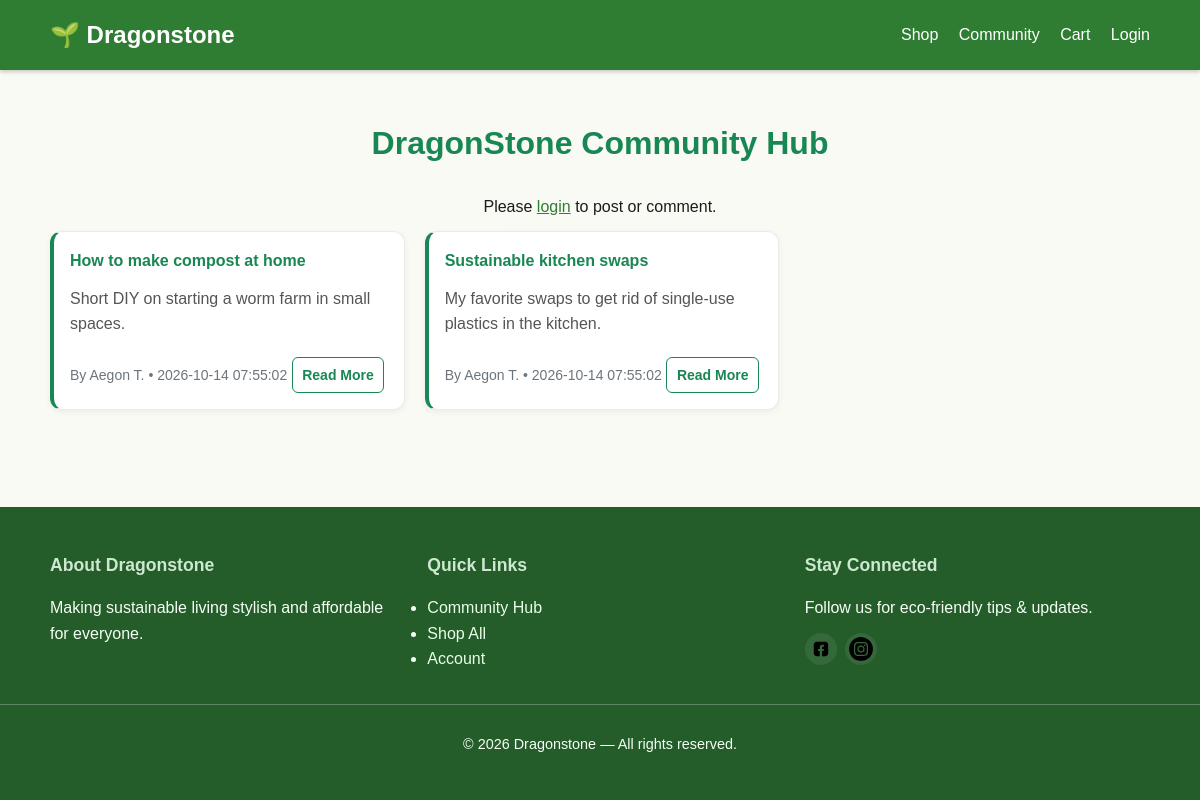
The page /community.php on the database its author committed.
### tables this page shows
CREATE TABLE community_posts (
                                 post_id INT AUTO_INCREMENT PRIMARY KEY,
                                 user_id INT NOT NULL,
                                 title VARCHAR(255) NOT NULL,
                                 body TEXT NOT NULL,
                                 created_at DATETIME DEFAULT CURRENT_TIMESTAMP,
                                 points_awarded INT DEFAULT 0,
                                 FOREIGN KEY (user_id) REFERENCES users(user_id) ON DELETE CASCADE
);

CREATE TABLE users (
                       user_id INT AUTO_INCREMENT PRIMARY KEY,
                       name VARCHAR(150) NOT NULL,
                       email VARCHAR(255) NOT NULL UNIQUE,
                       password_hash VARCHAR(255) NOT NULL,
                       role_key VARCHAR(32) NOT NULL DEFAULT 'customer',
                       eco_points INT DEFAULT 0,
                       created_at DATETIME DEFAULT CURRENT_TIMESTAMP,
                       last_login DATETIME DEFAULT NULL,
                       FOREIGN KEY (role_key) REFERENCES roles(role_key)
);

### src/helpers.php (called while the page is built, shortened)
<?php
function h($str) {
    return htmlspecialchars((string)$str, ENT_QUOTES, 'UTF-8');
}
?>

### public/community.php (the view, shortened to what this page needs)
<?php
include(__DIR__ . '/partials/header.php');
$stmt = $pdo->query("SELECT cp.post_id, cp.title, cp.body, cp.created_at, u.name AS user_name
                     FROM community_posts cp
                     JOIN users u ON cp.user_id = u.user_id
                     ORDER BY cp.created_at DESC");
$posts = $stmt->fetchAll(PDO::FETCH_ASSOC);
?>
<main class="community-section container my-5">
    <h1 class="text-center mb-4 text-success">DragonStone Community Hub</h1>
    <?php if(isset($_SESSION['user_id'])): ?>
        <div class="card p-4 mb-5 shadow-sm">
            <h4 class="text-success">Share your eco-friendly idea 🌿</h4>
            <form id="postForm" enctype="multipart/form-data" method="POST" action="<?= APP_URL ?>/src/api/api_community_post.php">
                <input type="text" name="title" placeholder="Post title" class="form-control mb-2" required>
                <textarea name="body" placeholder="Share your tips, DIY projects, or ideas..."
                          class="form-control mb-2" rows="4" required></textarea>
                <input type="hidden" name="csrf_token" value="<?= h(generate_csrf_token()) ?>">
                <button type="submit" class="btn btn-success">Post</button>
            </form>
        </div>
    <?php else: ?>
        <p class="text-center">Please <a href="<?= APP_URL ?>/login.php">login</a> to post or comment.</p>
    <?php endif; ?>
    <div class="row g-4">
        <?php foreach($posts as $row): ?>
            <div class="col-md-4">
                <div class="card shadow-sm h-100">
                    <div class="card-body">
                        <h5 class="card-title text-success"><?= h($row['title']) ?></h5>
                        <p class="card-text"><?= h(mb_strimwidth($row['body'], 0, 120, '…')) ?></p>
                        <small class="text-muted">By <?= h($row['user_name']) ?> • <?= h($row['created_at']) ?></small>
                        <a href="post_detail.php?id=<?= intval($row['post_id']) ?>" class="btn btn-outline-success btn-sm mt-2">Read More</a>
                    </div>
                </div>
            </div>
        <?php endforeach; ?>
    </div>
</main>
<?php include(__DIR__ . '/partials/footer.php'); ?>

### public/assets/css/main.css (style rules this page uses)
:root { --eco-green: #2E7D32; --light-green: #A5D6A7; --dark: #1B1B1B; --cream: #FAFAF5; --accent: #FFB300; --font-main: 'Poppins', sans-serif; }
* { box-sizing: border-box; margin: 0; padding: 0; }
html, body { height: 100%; }
body { font-family: var(--font-main); background-color: var(--cream); color: var(--dark); line-height: 1.6; min-height: 100vh; display: flex; flex-direction: column; }
.container { width: 90%; margin: 0 auto; }
h1, .h1 { font-size: 2rem; margin: 1rem 0; font-weight: 700; }
h5, .h5 { font-size: 1rem; margin: 0.5rem 0; font-weight: 600; }
small { font-size: 0.875rem; }
p { margin: 0.75rem 0; }
a { color: var(--eco-green); }
.container { width: min(1100px, 92%); margin-inline: auto; }
.row { display: flex; flex-wrap: wrap; gap: 1rem; }
.g-4 { gap: 1.25rem; }
@media (min-width: 768px) { .col-md-4 { flex: 0 0 calc(33.333% - 0.75rem); max-width: calc(33.333% - 0.75rem); } }
:root { --sp-0:0; --sp-1:0.25rem; --sp-2:0.5rem; --sp-3:1rem; --sp-4:1.5rem; --sp-5:3rem; }
.mt-2 { margin-top:var(--sp-2) }
.mb-4 { margin-bottom:var(--sp-4) }
.my-5 { margin-top:var(--sp-5);margin-bottom:var(--sp-5) }
.text-center { text-align: center; }
.text-muted { color: #6c757d; }
.text-success { color: #198754; }
.card { background: #fff; border: 1px solid rgba(0,0,0,0.08); border-radius: 12px; overflow: hidden; box-shadow: 0 2px 6px rgba(0,0,0,0.06); transition: transform .2s ease, box-shadow .2s ease; }
.card-body { padding: 1rem; }
.card-title { margin: 0 0 0.5rem; font-weight: 600; }
.card-text { color: #555; }
.btn { display: inline-block; padding: 0.6rem 1rem; border-radius: 8px; border: 1px solid transparent; font-weight: 600; cursor: pointer; text-decoration: none; transition: background .2s, color .2s, border-color .2s, box-shadow .2s; }
.btn-sm { padding: 0.35rem 0.6rem; font-size: 0.875rem; border-radius: 6px; }
.btn-outline-success { background: transparent; color: #198754; border-color: #198754; }
.card .btn { margin-top: 0.5rem; }
.community-section .card { border-left: 4px solid #198754; }

### rows shown on the page
community_posts: title "How to make compost at home", body "Short DIY on starting a worm farm in small spaces.", user.name "Aegon T.", created_at "2026-10-14 07:55:02"
community_posts: title "Sustainable kitchen swaps", body "My favorite swaps to get rid of single-use plastics in the kitchen.", user.name "Aegon T.", created_at "2026-10-14 07:55:02"

### other values the page prints
APP_NAME "Dragonstone"
